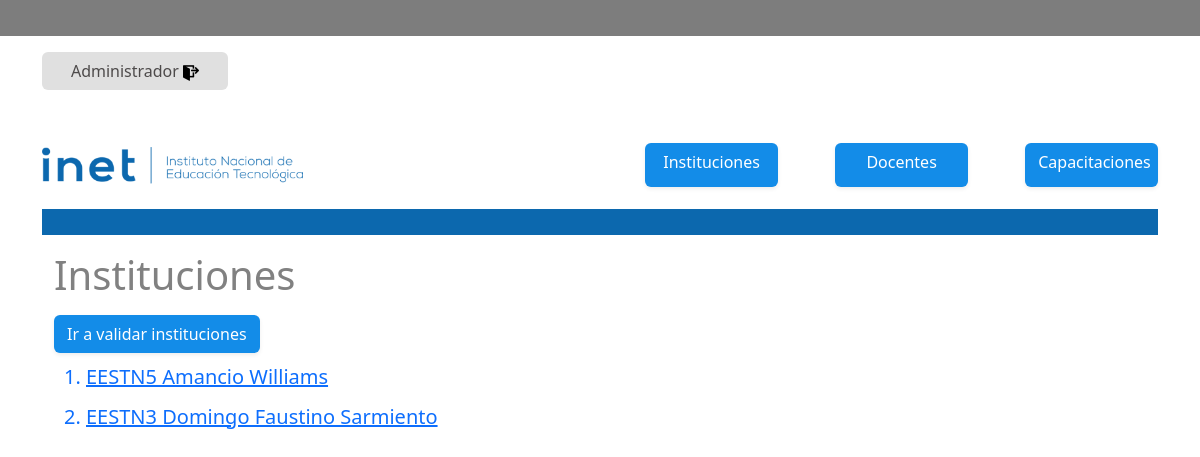
Screenshot of /pages/administrador/instituciones/listadoETP.php with the database file from the repository.
### tables this page shows
CREATE TABLE `instituciones` (
  `id_institucion` int(11) NOT NULL,
  `nombre_institucion` varchar(40) NOT NULL,
  `cue_institucion` varchar(9) NOT NULL,
  `domicilio_institucion` varchar(30) NOT NULL,
  `id_localidad` int(11) NOT NULL,
  `telefono_institucion` varchar(20) NOT NULL,
  `id_representante` int(11) NOT NULL,
  `id_usuario` int(11) NOT NULL,
  `estado_validacion_institucion` tinyint(4) NOT NULL DEFAULT 0
);

### pages/administrador/instituciones/listadoETP.php (the view, shortened to what this page needs)
<!DOCTYPE html>
<html lang="en">
<head>
    <link href="https://cdn.jsdelivr.net/npm/bootstrap@5.3.2/dist/css/bootstrap.min.css" rel="stylesheet">
</head>
<body>
    <?php include('./config/db-connection.php') ?>
    <?php
    $sentenciaSQL = $conexion->prepare("SELECT * FROM `instituciones` WHERE `estado_validacion_institucion` = '1'");
    $sentenciaSQL->execute();
    $listaInstituciones = $sentenciaSQL->fetchAll(PDO::FETCH_ASSOC);
    ?>
    <?php require_once('./template/header-administrador.php')?>
    <div class="container" style="min-height: 50vh;">
        <h1 style="color: rgba(129, 129, 129, 1);">Instituciones </h1>
        <div class="col-3 d-flex justify-content-start align-items-center" style="height: 6ch;">
            <a href='?t=administrador&p=instituciones/validacionETP' class="btn shadow-sm" style="background-color: rgba(19, 140, 232, 1);  color: white;">
                <i class="fas fa-check"></i> Ir a validar instituciones
            </a>
        </div>
        <ol>
            <?php
            if (!empty($listaInstituciones)) {
                foreach ($listaInstituciones as $institucion) { ?>
                    <li style="margin-bottom: 10px; font-size: 20px;" class="text-primary">
                        <a href='?t=administrador&p=instituciones/detalleETP&id=<?php echo $institucion['id_institucion'] ?>' class="text-primary">
                            <?php echo $institucion['nombre_institucion'] ?>
                        </a>
                    </li>
            <?php
                }
            } else {
                echo 'No hay instituciones para validar';
            }
            ?>
        </ol>
    </div>
        </div>
</body>
</html>

### rows the page displays
instituciones: nombre_institucion "EESTN5 Amancio Williams"
instituciones: nombre_institucion "EESTN3 Domingo Faustino Sarmiento"
